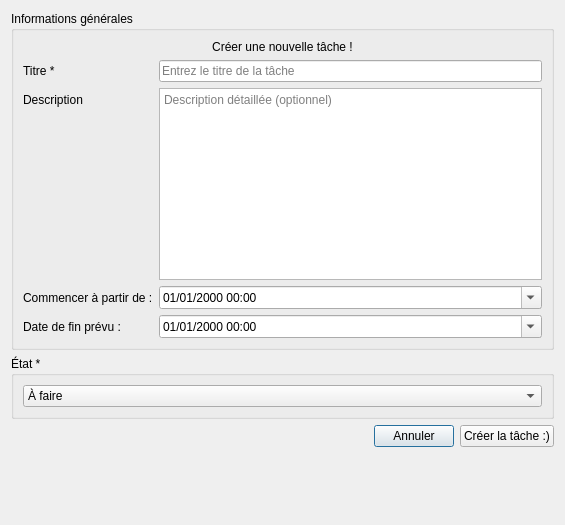
<?xml version="1.0" encoding="UTF-8"?>
<ui version="4.0">
 <class>DialogCreationTache</class>
 <widget class="QDialog" name="DialogCreationTache">
  <property name="geometry">
   <rect>
    <x>0</x>
    <y>0</y>
    <width>565</width>
    <height>525</height>
   </rect>
  </property>
  <property name="windowTitle">
   <string>Nouvelle tâche</string>
  </property>
  <layout class="QVBoxLayout" name="verticalLayout">
   <item>
    <widget class="QGroupBox" name="groupBoxInfos">
     <property name="title">
      <string>Informations générales</string>
     </property>
     <layout class="QFormLayout" name="formLayout">
      <item row="0" column="0" colspan="2">
       <widget class="QLabel" name="titleLabel">
        <property name="text">
         <string>Créer une nouvelle tâche !</string>
        </property>
        <property name="alignment">
         <set>Qt::AlignCenter</set>
        </property>
       </widget>
      </item>
      <item row="1" column="0">
       <widget class="QLabel" name="labelTitre">
        <property name="text">
         <string>Titre *</string>
        </property>
       </widget>
      </item>
      <item row="1" column="1">
       <widget class="QLineEdit" name="lineEditTitre">
        <property name="placeholderText">
         <string>Entrez le titre de la tâche</string>
        </property>
       </widget>
      </item>
      <item row="2" column="0">
       <widget class="QLabel" name="labelDescription">
        <property name="text">
         <string>Description</string>
        </property>
       </widget>
      </item>
      <item row="2" column="1">
       <widget class="QPlainTextEdit" name="plainTextEditDescription">
        <property name="placeholderText">
         <string>Description détaillée (optionnel)</string>
        </property>
       </widget>
      </item>
      <item row="3" column="0">
       <widget class="QLabel" name="label_date_debut">
        <property name="text">
         <string>Commencer à partir de :</string>
        </property>
       </widget>
      </item>
      <item row="3" column="1">
       <widget class="QDateTimeEdit" name="dateTimeEditDebut">
        <property name="displayFormat">
         <string>dd/MM/yyyy HH:mm</string>
        </property>
        <property name="calendarPopup">
         <bool>true</bool>
        </property>
       </widget>
      </item>
      <item row="4" column="0">
       <widget class="QLabel" name="label_date_fin">
        <property name="text">
         <string>Date de fin prévu :</string>
        </property>
       </widget>
      </item>
      <item row="4" column="1">
       <widget class="QDateTimeEdit" name="dateTimeEditFin">
        <property name="displayFormat">
         <string>dd/MM/yyyy HH:mm</string>
        </property>
        <property name="calendarPopup">
         <bool>true</bool>
        </property>
       </widget>
      </item>
     </layout>
    </widget>
   </item>
   <item>
    <widget class="QGroupBox" name="groupBoxEtat">
     <property name="title">
      <string>État *</string>
     </property>
     <layout class="QVBoxLayout" name="verticalLayout_2">
      <item>
       <widget class="QComboBox" name="comboBoxEtat">
        <item>
         <property name="text">
          <string>À faire</string>
         </property>
        </item>
        <item>
         <property name="text">
          <string>En cours</string>
         </property>
        </item>
        <item>
         <property name="text">
          <string>Réalisé</string>
         </property>
        </item>
        <item>
         <property name="text">
          <string>Abandonné</string>
         </property>
        </item>
        <item>
         <property name="text">
          <string>En attente</string>
         </property>
        </item>
       </widget>
      </item>
     </layout>
    </widget>
   </item>
   <item>
    <layout class="QHBoxLayout" name="horizontalLayout">
     <item>
      <spacer name="horizontalSpacer">
       <property name="orientation">
        <enum>Qt::Orientation::Horizontal</enum>
       </property>
       <property name="sizeHint" stdset="0">
        <size>
         <width>40</width>
         <height>20</height>
        </size>
       </property>
      </spacer>
     </item>
     <item>
      <widget class="QPushButton" name="btnAnnuler">
       <property name="text">
        <string>Annuler</string>
       </property>
      </widget>
     </item>
     <item>
      <widget class="QPushButton" name="btnCreer">
       <property name="text">
        <string>Créer la tâche :)</string>
       </property>
      </widget>
     </item>
    </layout>
   </item>
   <item>
    <spacer name="verticalSpacer">
     <property name="orientation">
      <enum>Qt::Orientation::Vertical</enum>
     </property>
     <property name="sizeHint" stdset="0">
      <size>
       <width>20</width>
       <height>10</height>
      </size>
     </property>
    </spacer>
   </item>
  </layout>
 </widget>
 <resources/>
 <connections>
  <connection>
   <sender>btnAnnuler</sender>
   <signal>clicked()</signal>
   <receiver>DialogCreationTache</receiver>
   <slot>reject()</slot>
   <hints>
    <hint type="sourcelabel">
     <x>300</x>
     <y>570</y>
    </hint>
    <hint type="destinationlabel">
     <x>250</x>
     <y>300</y>
    </hint>
   </hints>
  </connection>
  <connection>
   <sender>btnCreer</sender>
   <signal>clicked()</signal>
   <receiver>DialogCreationTache</receiver>
   <slot>accept()</slot>
   <hints>
    <hint type="sourcelabel">
     <x>410</x>
     <y>570</y>
    </hint>
    <hint type="destinationlabel">
     <x>250</x>
     <y>300</y>
    </hint>
   </hints>
  </connection>
 </connections>
</ui>
